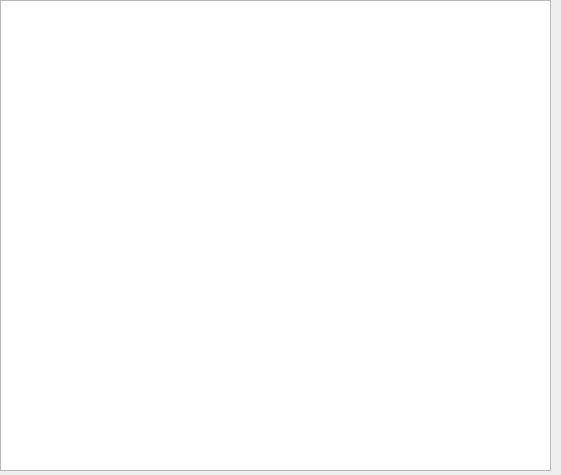
<?xml version="1.0" encoding="UTF-8"?>
<ui version="4.0">
 <class>stuSearchBorrow</class>
 <widget class="QWidget" name="stuSearchBorrow">
  <property name="geometry">
   <rect>
    <x>0</x>
    <y>0</y>
    <width>561</width>
    <height>475</height>
   </rect>
  </property>
  <property name="windowTitle">
   <string>Form</string>
  </property>
  <widget class="QTableView" name="tableView">
   <property name="geometry">
    <rect>
     <x>0</x>
     <y>0</y>
     <width>551</width>
     <height>471</height>
    </rect>
   </property>
   <property name="editTriggers">
    <set>QAbstractItemView::NoEditTriggers</set>
   </property>
  </widget>
 </widget>
 <resources/>
 <connections/>
</ui>
